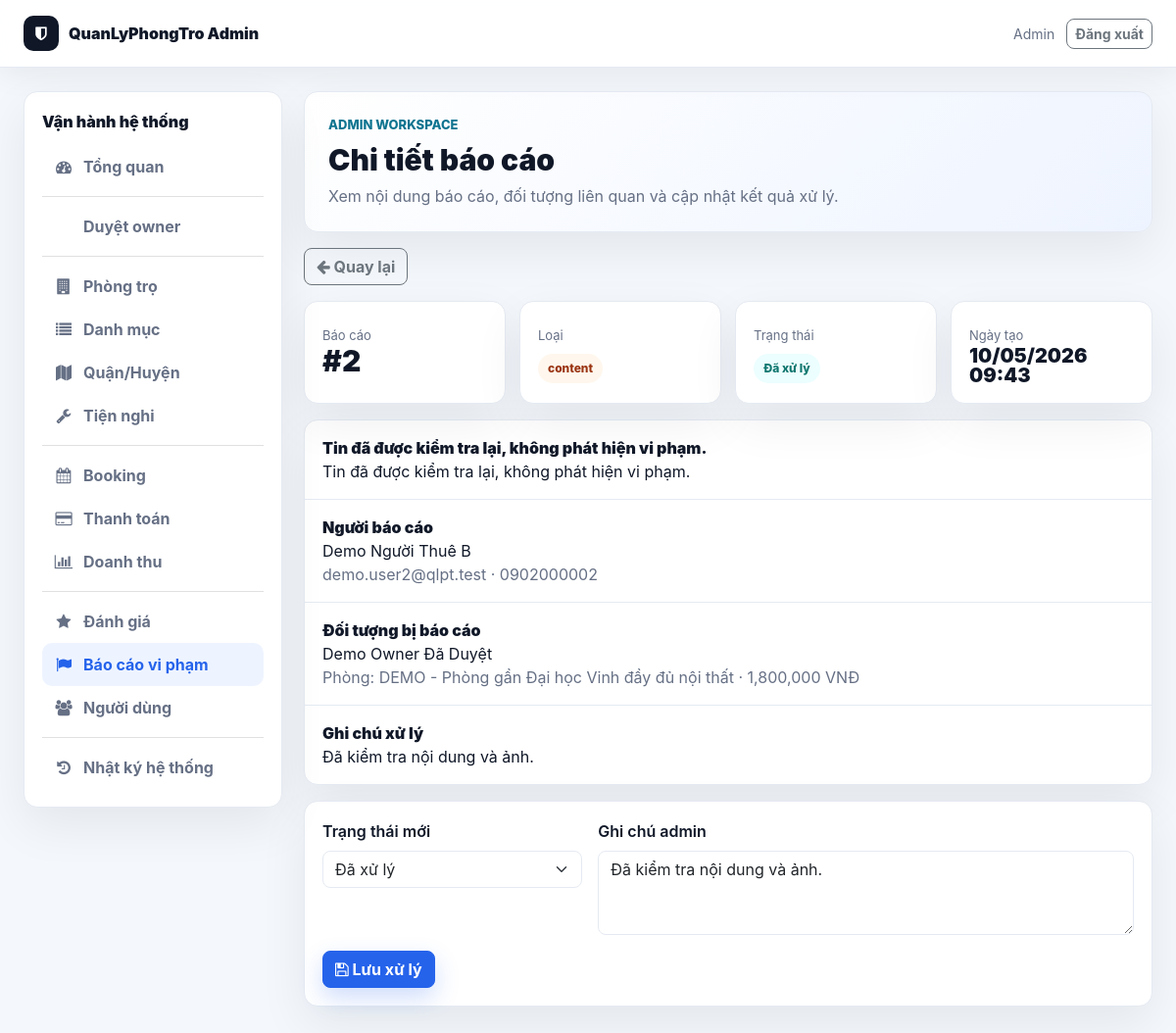
Screenshot of /public/admin/report_detail.php?id=2 (signed in) with the database file from the repository.
### tables this page shows
CREATE TABLE `reports` (
  `id` int(11) NOT NULL,
  `reporter_id` int(11) DEFAULT NULL,
  `reported_user_id` int(11) DEFAULT NULL,
  `motel_id` int(11) DEFAULT NULL,
  `report_type` varchar(100) NOT NULL,
  `reason` text NOT NULL,
  `status` varchar(30) NOT NULL DEFAULT 'pending',
  `admin_note` text DEFAULT NULL,
  `handled_by` int(11) DEFAULT NULL,
  `handled_at` datetime DEFAULT NULL,
  `created_at` timestamp NOT NULL DEFAULT current_timestamp()
);

CREATE TABLE `users` (
  `id` int(11) NOT NULL,
  `name` varchar(100) DEFAULT NULL,
  `email` varchar(150) DEFAULT NULL,
  `password` varchar(255) DEFAULT NULL,
  `reset_token` varchar(64) DEFAULT NULL,
  `reset_expires` datetime DEFAULT NULL,
  `force_password_change` tinyint(1) NOT NULL DEFAULT 0,
  `phone` varchar(20) DEFAULT NULL,
  `avatar` varchar(255) DEFAULT NULL,
  `role` enum('user','owner','admin') DEFAULT 'user',
  `created_at` timestamp NOT NULL DEFAULT current_timestamp(),
  `status` varchar(20) DEFAULT 'pending',
  `owner_verification_status` enum('not_required','pending_verification','submitted','approved','rejected') NOT NULL DEFAULT 'not_required',
  `approved_by` int(11) DEFAULT NULL,
  `approved_at` datetime DEFAULT NULL,
  `rejection_reason` text DEFAULT NULL,
  `address` text DEFAULT NULL,
  `idcard_number` varchar(50) DEFAULT NULL,
  `trust_score` int(11) NOT NULL DEFAULT 0,
  `admin_note` text DEFAULT NULL,
  `verified_at` datetime DEFAULT NULL,
  `verification_submitted_at` datetime DEFAULT NULL,
  `verification_reviewed_by` int(11) DEFAULT NULL,
  `verification_reviewed_at` datetime DEFAULT NULL,
  `verification_rejection_reason` text DEFAULT NULL,
  `id_card_front` varchar(255) DEFAULT NULL,
  `id_card_back` varchar(255) DEFAULT NULL,
  `selfie_image` varchar(255) DEFAULT NULL,
  `bank_name` varchar(100) DEFAULT NULL,
  `bank_account_no` varchar(50) DEFAULT NULL,
  `bank_account_name` varchar(100) DEFAULT NULL,
  `bank_verified_at` datetime DEFAULT NULL,
  `notify_email` tinyint(1) DEFAULT 1,
  `notify_booking` tinyint(1) DEFAULT 1,
  `show_phone` tinyint(1) DEFAULT 1,
  `dark_mode` tinyint(1) DEFAULT 0
);

CREATE TABLE `motels` (
  `id` int(11) NOT NULL,
  `title` varchar(255) NOT NULL,
  `description` text DEFAULT NULL,
  `price` int(11) NOT NULL,
  `deposit_amount` int(11) NOT NULL DEFAULT 0,
  `area` int(11) DEFAULT NULL,
  `address` varchar(255) DEFAULT NULL,
  `province_code` varchar(20) DEFAULT NULL,
  `province_name` varchar(120) DEFAULT NULL,
  `district_code` varchar(20) DEFAULT NULL,
  `district_name` varchar(120) DEFAULT NULL,
  `ward_code` varchar(20) DEFAULT NULL,
  `ward_name` varchar(120) DEFAULT NULL,
  `street_address` varchar(255) DEFAULT NULL,
  `address_api_source` varchar(80) DEFAULT NULL,
  `lat` decimal(10,8) DEFAULT NULL,
  `lng` decimal(11,8) DEFAULT NULL,
  `phone` varchar(20) DEFAULT NULL,
  `user_id` int(11) NOT NULL,
  `category_id` int(11) DEFAULT NULL,
  `district_id` int(11) DEFAULT NULL,
  `status` enum('pending','approved','hidden','rejected') DEFAULT 'pending',
  `room_status` enum('available','reserved','rented','unavailable') NOT NULL DEFAULT 'available',
  `rejection_reason` text DEFAULT NULL,
  `rejected_by` int(11) DEFAULT NULL,
  `rejected_at` datetime DEFAULT NULL,
  `count_view` int(11) DEFAULT 0,
  `created_at` timestamp NOT NULL DEFAULT current_timestamp(),
  `updated_at` timestamp NULL DEFAULT NULL,
  `bedrooms` int(11) DEFAULT 0,
  `bathrooms` int(11) DEFAULT 0,
  `max_people` int(11) DEFAULT NULL,
  `utilities` text DEFAULT NULL,
  `furniture` text DEFAULT NULL,
  `verification_status` varchar(30) NOT NULL DEFAULT 'unverified',
  `health_score` int(11) NOT NULL DEFAULT 0,
  `is_featured` tinyint(1) NOT NULL DEFAULT 0,
  `available_from` date DEFAULT NULL,
  `service_fee` int(11) NOT NULL DEFAULT 0,
  `electricity_unit_price` int(11) NOT NULL DEFAULT 0,
  `water_fee_per_person` int(11) NOT NULL DEFAULT 0,
  `internet_fee` int(11) NOT NULL DEFAULT 0,
  `parking_fee` int(11) NOT NULL DEFAULT 0,
  `other_fee` int(11) NOT NULL DEFAULT 0,
  `service_note` varchar(255) DEFAULT NULL,
  `deposit_months` decimal(3,1) NOT NULL DEFAULT 1.0
);

### public/admin_init.php (called while the page is built, shortened)
<?php
require_once __DIR__ . '/../config/database.php';
require_once __DIR__ . '/../core/Database.php';
require_once __DIR__ . '/../app/controller/ActivityLogController.php';
$db = new Database($conn);
?>

### core/Database.php (called while the page is built, shortened)
<?php
class Database {
    private $conn;
    public function __construct($connection) {
        $this->conn = $connection;
    }
    public function getRow($sql) {
        $result = $this->conn->query($sql);
        if ($result && $result->num_rows > 0) {
            return $result->fetch_assoc();
        }
        return false;
    }
}
?>

### public/admin/report_detail.php (the view, shortened to what this page needs)
<?php
require_once __DIR__ . '/../admin_init.php';
require_once __DIR__ . '/layout.php';
$id = (int)$_GET['id'];
$report = $db->getRow(
    "SELECT r.*,
            u_reporter.name AS reporter_name, u_reporter.email AS reporter_email, u_reporter.phone AS reporter_phone, u_reporter.created_at AS reporter_joined,
            u_reported.name AS reported_name, u_reported.email AS reported_email, u_reported.phone AS reported_phone, u_reported.created_at AS reported_joined,
            m.id AS motel_id, m.title AS motel_title, m.description AS motel_desc, m.price AS motel_price,
            u_handler.name AS handler_name, u_handler.email AS handler_email
     FROM reports r
     LEFT JOIN users u_reporter ON r.reporter_id = u_reporter.id
     LEFT JOIN users u_reported ON r.reported_user_id = u_reported.id
     LEFT JOIN motels m ON r.motel_id = m.id
     LEFT JOIN users u_handler ON r.handled_by = u_handler.id
     WHERE r.id = {$id}"
);
$reportTypeLabels = [
    'spam' => 'Spam',
    'inappropriate' => 'Nội dung không phù hợp',
    'fraud' => 'Gian lận',
    'unsafe' => 'Không an toàn',
    'false_info' => 'Thông tin sai',
    'other' => 'Khác',
];
$status = (string)($report['status'] ?? 'pending');
?>
<a href="<?php echo ADMIN_URL; ?>reports.php" class="btn btn-outline-secondary mb-3"><i class="fa fa-arrow-left"></i> Quay lại</a>
<div class="wb-grid wb-stats-4 mb-3">
    <div class="wb-card"><div class="wb-card-label">Báo cáo</div><div class="wb-card-value">#<?php echo (int)$report['id']; ?></div></div>
    <div class="wb-card"><div class="wb-card-label">Loại</div><div class="mt-2"><span class="wb-pill warning"><?php echo admin_e($reportTypeLabels[$report['report_type']] ?? $report['report_type'] ?? 'Khác'); ?></span></div></div>
    <div class="wb-card"><div class="wb-card-label">Trạng thái</div><div class="mt-2"><span class="wb-pill <?php echo admin_pill_class($status); ?>"><?php echo admin_status_label($status); ?></span></div></div>
    <div class="wb-card"><div class="wb-card-label">Ngày tạo</div><div class="wb-card-value fs-5"><?php echo !empty($report['created_at']) ? date('d/m/Y H:i', strtotime((string)$report['created_at'])) : ''; ?></div></div>
</div>
<div class="wb-list-card mb-3">
    <div class="wb-list-row">
        <div>
            <div class="wb-title"><?php echo admin_e($report['reason'] ?? 'N/A'); ?></div>
            <div><?php echo nl2br(admin_e($report['reason'] ?? '')); ?></div>
        </div>
    </div>
    <div class="wb-list-row">
        <div>
            <div class="wb-title">Người báo cáo</div>
            <div><?php echo admin_e($report['reporter_name'] ?? 'Ẩn danh'); ?></div>
            <div class="wb-muted"><?php echo admin_e($report['reporter_email'] ?? ''); ?> · <?php echo admin_e($report['reporter_phone'] ?? ''); ?></div>
        </div>
    </div>
    <div class="wb-list-row">
        <div>
            <div class="wb-title">Đối tượng bị báo cáo</div>
            <div><?php echo admin_e($report['reported_name'] ?? $report['motel_title'] ?? '-'); ?></div>
            <?php if (!empty($report['motel_title'])): ?>
                <div class="wb-muted">Phòng: <?php echo admin_e($report['motel_title']); ?> · <?php echo admin_money($report['motel_price'] ?? 0); ?></div>
            <?php endif; ?>
        </div>
    </div>
    <?php if (!empty($report['admin_note'])): ?>
        <div class="wb-list-row">
            <div><div class="wb-title">Ghi chú xử lý</div><div><?php echo nl2br(admin_e($report['admin_note'])); ?></div></div>
        </div>
    <?php endif; ?>
</div>
<div class="wb-card">
    <form method="POST" class="row g-3">
        <div class="col-md-4">
            <label class="form-label fw-semibold">Trạng thái mới</label>
            <select name="status" class="form-select" required>
                <?php foreach (['investigating', 'resolved', 'rejected', 'closed'] as $item): ?>
                    <option value="<?php echo $item; ?>" <?php echo $status === $item ? 'selected' : ''; ?>><?php echo admin_status_label($item); ?></option>
                <?php endforeach; ?>
            </select>
        </div>
        <div class="col-md-8">
            <label class="form-label fw-semibold">Ghi chú admin</label>
            <textarea name="admin_note" class="form-control" rows="3"><?php echo admin_e($report['admin_note'] ?? ''); ?></textarea>
        </div>
        <div class="col-12">
            <button type="submit" class="btn btn-primary"><i class="fa fa-save"></i> Lưu xử lý</button>
        </div>
    </form>
</div>

### public/assets/css/modern.css (style rules this page uses)
:root { --app-bg: #f4f7fb; --app-surface: #ffffff; --app-surface-soft: #f8fafc; --app-text: #172033; --app-muted: #667085; --app-border: #e5eaf2; --app-primary: #2563eb; --app-primary-dark: #1e40af; --app-accent: #14b8a6; --app-warning: #f59e0b; --app-danger: #dc2626; --app-success: #16a34a; --app-shadow: 0 14px 40px rgba(15, 23, 42, 0.08); --app-radius: 8px; }
body { background: var(--app-bg) !important; color: var(--app-text); font-family: "Inter", "Segoe UI", Arial, sans-serif !important; }
*, *::before, *::after { box-sizing: border-box; }
.btn, button, .btn-primary, .btn-view, .btn-search, .btn-cta { border-radius: var(--app-radius) !important; font-weight: 700; }
.btn-primary, .btn-view, .btn-search { background: var(--app-primary) !important; border-color: var(--app-primary) !important; box-shadow: 0 10px 24px rgba(37, 99, 235, 0.22); }
.form-control, .form-select, input, textarea, select { border-radius: var(--app-radius) !important; border-color: var(--app-border) !important; }

### public/assets/css/workbench.css (style rules this page uses)
:root { --wb-bg: #f4f7fb; --wb-surface: #ffffff; --wb-soft: #f8fafc; --wb-text: #101828; --wb-muted: #667085; --wb-border: #e5eaf2; --wb-primary: #2563eb; --wb-primary-dark: #1e40af; --wb-accent: #0e7490; --wb-success: #16a34a; --wb-warning: #f59e0b; --wb-danger: #dc2626; --wb-shadow: 0 18px 50px rgba(15, 23, 42, .07); }
body.workbench { min-height: 100vh; margin: 0; background: var(--wb-bg) !important; color: var(--wb-text); font-family: "Inter", "Segoe UI", Arial, sans-serif; }
.wb-sidebar, .wb-hero, .wb-card, .wb-table-card, .wb-list-card { background: var(--wb-surface); border: 1px solid var(--wb-border); border-radius: 14px; box-shadow: var(--wb-shadow); }
.wb-grid { display: grid; gap: 14px; }
.wb-stats-4 { grid-template-columns: repeat(4, minmax(0, 1fr)); }
.wb-card { padding: 18px; }
.wb-card-value { font-size: 30px; line-height: 1; font-weight: 950; }
.wb-card-label { color: var(--wb-muted); font-size: 13px; margin-top: 7px; }
.wb-pill { display: inline-flex; align-items: center; gap: 6px; padding: 6px 10px; border-radius: 999px; background: #ecfeff; color: #0f766e; font-size: 12px; font-weight: 850; }
.wb-pill.warning { background: #fff7ed; color: #9a3412; }
.wb-muted { color: var(--wb-muted); }
.wb-list-row { display: grid; grid-template-columns: minmax(0, 1fr) auto; gap: 16px; padding: 16px 18px; border-bottom: 1px solid var(--wb-border); }
.wb-list-row:last-child { border-bottom: 0; }
.wb-title { color: var(--wb-text); font-weight: 900; }

### rows the page displays
reports: id "2", report_type "content", status "Đã xử lý", created_at "10/05/2026 09:43", reason "Tin đã được kiểm tra lại, không phát hiện vi phạm.", users.name "Demo Người Thuê B", users.email "demo.user2@qlpt.test", users.phone "0902000002", users.name "Demo Owner Đã Duyệt", motel.title "DEMO - Phòng gần Đại học Vinh đầy đủ nội thất", motel.price "1,800,000 VNĐ", admin_note "Đã kiểm tra nội dung và ảnh."

### other values shown
admin_e(admin_current_name()) "Admin"
admin_e($item['label']) "Tổng quan"
admin_e($item['label']) "Duyệt owner"
admin_e($item['label']) "Phòng trọ"
admin_e($item['label']) "Danh mục"
admin_e($item['label']) "Quận/Huyện"
admin_e($item['label']) "Tiện nghi"
admin_e($item['label']) "Booking"
admin_e($item['label']) "Thanh toán"
admin_e($item['label']) "Doanh thu"
admin_e($item['label']) "Đánh giá"
admin_e($item['label']) "Báo cáo vi phạm"
admin_e($item['label']) "Người dùng"
admin_e($item['label']) "Nhật ký hệ thống"
admin_e($title) "Chi tiết báo cáo"
